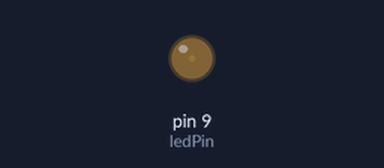
Bench run of a sketch on a simulated Arduino Uno, built with avr-gcc and run on an emulated ATmega328P. Shown: output pins drawn as LEDs (lit = HIGH).

Above: at 0.05 s.
At 1.05 s:
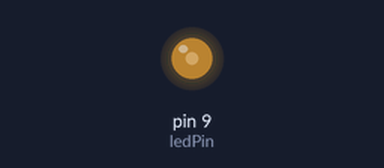
At 2.05 s:
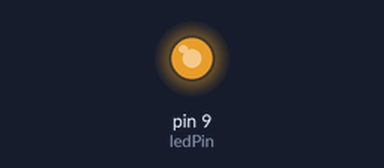
At 6.55 s:
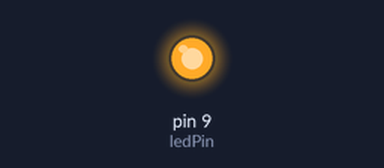
Timing chart, 0 to 8.5 s (numbered marks = the images above):
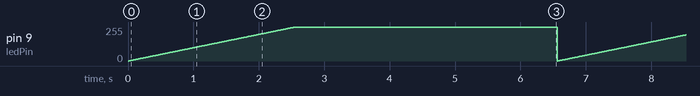

Measured:
- by itself, pin 9 (ledPin): ramps from 0/255 to 255/255 and jumps back, once every 6.6 s

The sketch:

TransistorAndLED.ino
```cpp
const int ledPin =  9;      // the number of the LED pin

void setup() {
  pinMode(ledPin, OUTPUT);
}

void loop() {
  for (int i =0 ; i < 256; i++){
     analogWrite(ledPin, i);
     delay(10);
  }
  delay(2000);
  for (int i ; i > 0; i--){
     analogWrite(ledPin, i);
     delay(10);
  }

   delay(2000);

}
```
